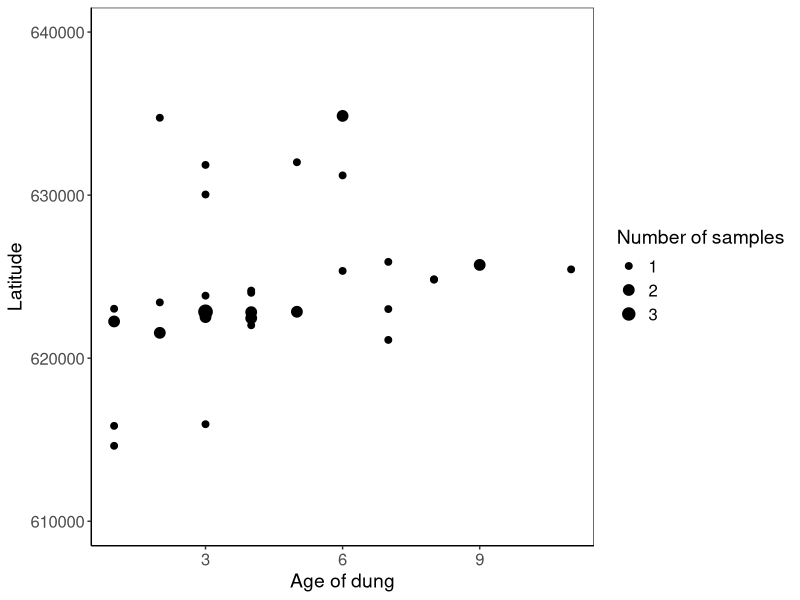
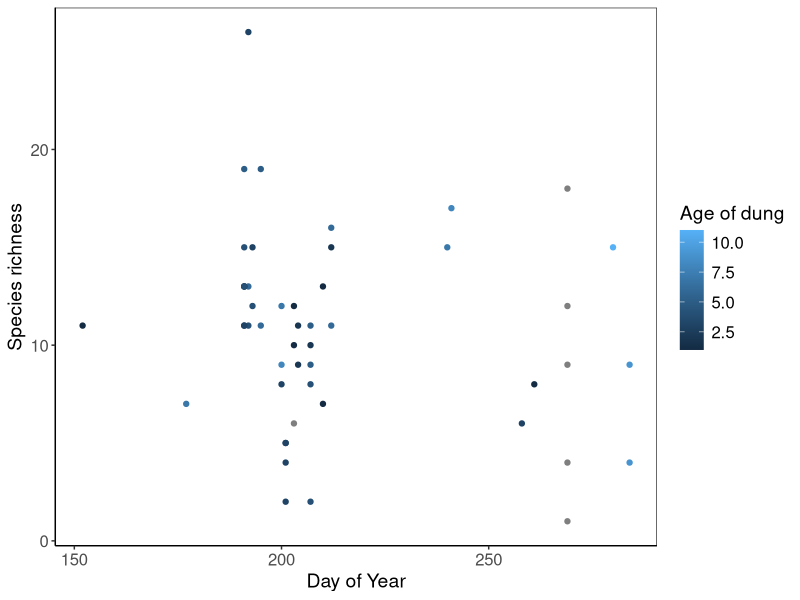
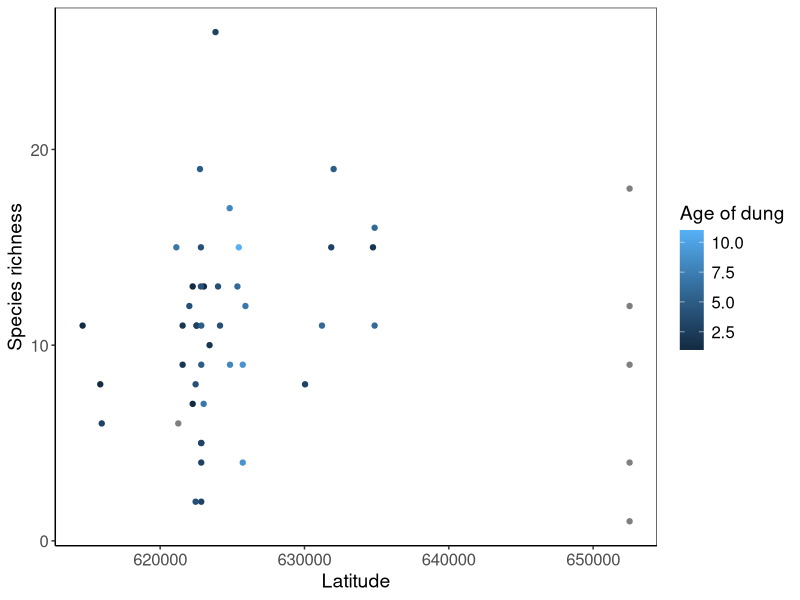
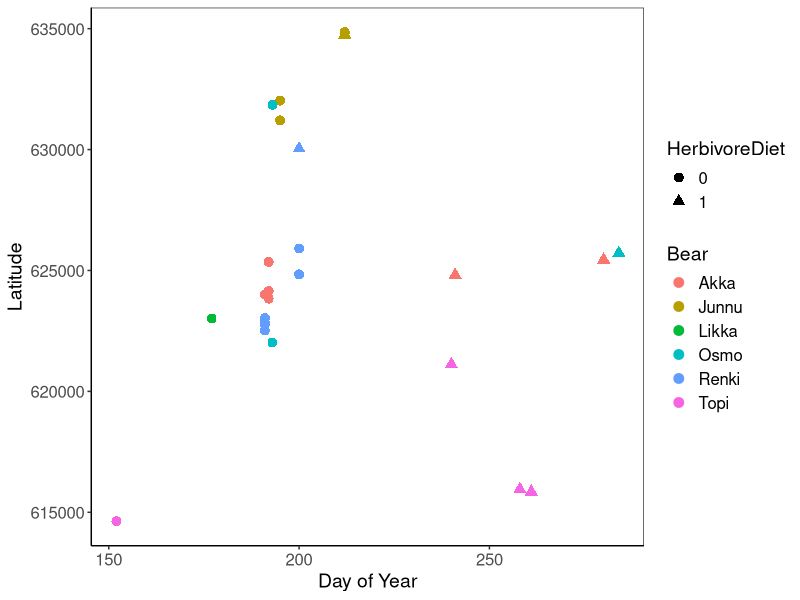
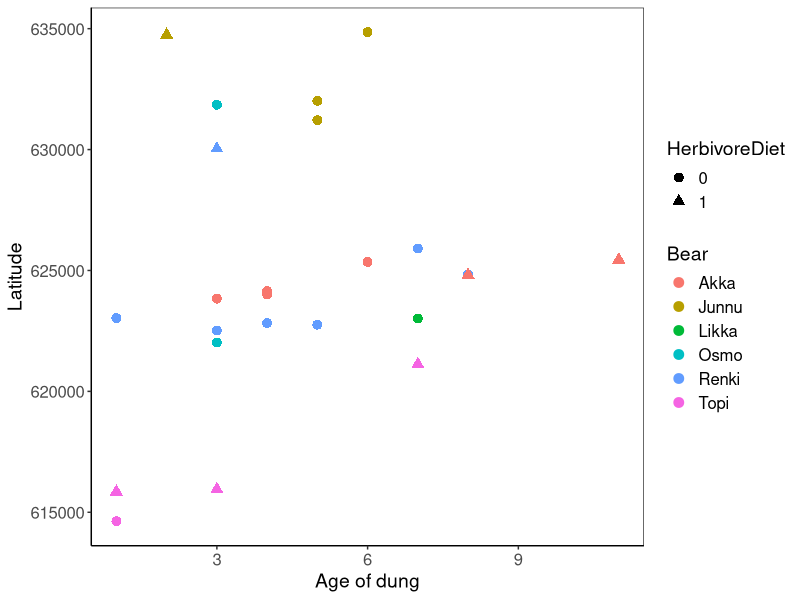
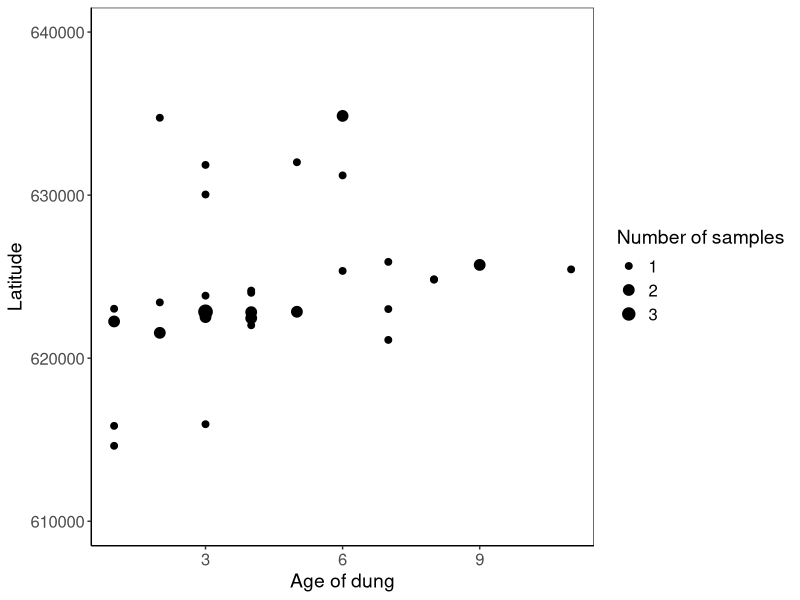
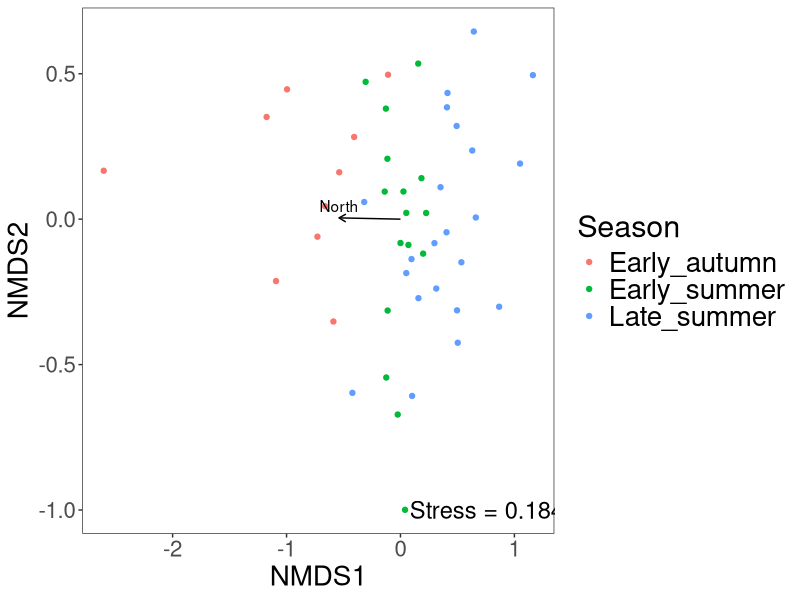

Write the R code that produced these figures, in order.
library(tidyverse)
library(vegan)

df <- read.csv("combined_dataset_bearfeces.csv")

df <- df %>%
  mutate(across(c("Sample", "Bear", "Species"), as.factor))

#Summary plots
#divide Date_2 into one column for DOY
#and another for year

df$date_parsed <- as.Date(df$Date_2, format = "%d.%m.%y")
df$year <- as.numeric(format(df$date_parsed, "%Y"))
df$doy  <- as.numeric(format(df$date_parsed, "%j"))
df$North <- as.numeric(df$North)

df$date_parsed_start <- as.Date(df$Date_1, format = "%d.%m.%y")
df$doy_start  <- as.numeric(format(df$date_parsed_start, "%j"))

df$dung_age <- df$doy - df$doy_start

df$dung_age[is.na(df$dung_age)] <- df$days_old[is.na(df$dung_age)]

df <- df %>%
  mutate(
    herbivory = rowSums(across(c(Diet_Oats, Diet_Blueberries, Diet_Apple,
                                 Diet_Green, Diet_Lingonberries, Diet_Cloudberries,
                                 Diet_Sorbus)), na.rm = TRUE),
    carnivory = rowSums(across(c(Diet_Ants, Diet_Meat, Diet_Pork, Diet_Eggs,
                                 Diet_Moose, Diet_Bees)), na.rm = TRUE)
  )

df$HerbivoreDiet <- ifelse(df$herbivory > 50, 1, 0)

df_bears <- df %>%
  filter(!is.na(Bear), Bear != "")

df_bears$Bear[df_bears$Bear == "Topi/K3"] <- "Topi"

df_bears$HerbivoreDiet <- as.factor(df_bears$HerbivoreDiet) 

data_summary <- ggplot(df_bears, aes(x = doy, y = North, color = Bear)) +
  geom_point(aes(shape = HerbivoreDiet), size = 3) +
  labs(
    x = "Day of Year",
    y = "Latitude"
  ) +
  theme_bw() +
  theme(
    axis.text = element_text(size = 12),
    axis.title.y = element_text(size = 14),
    axis.title.x = element_text(size = 14),
    legend.text = element_text(size = 12),     
    legend.title = element_text(size = 14),
    panel.grid.minor = element_blank(),
    panel.grid.major = element_blank(),
    axis.line.x = element_line(color = "black"),
    axis.line = element_line(color = "black"))

ggsave(data_summary, filename = "bear_datasum.png",
       width = 6.5, height = 5.26 , dpi = 300)

data_summary2 <- ggplot(df_bears, aes(x = days_old, y = North, color = Bear)) +
  geom_point(aes(shape = HerbivoreDiet), size = 3) +
  labs(
    x = "Age of dung",
    y = "Latitude"
  ) +
  theme_bw() +
  theme(
    axis.text = element_text(size = 12),
    axis.title.y = element_text(size = 14),
    axis.title.x = element_text(size = 14),
    legend.text = element_text(size = 12),     
    legend.title = element_text(size = 14),
    panel.grid.minor = element_blank(),
    panel.grid.major = element_blank(),
    axis.line.x = element_line(color = "black"),
    axis.line = element_line(color = "black"))

ggsave(data_summary2, filename = "bear_datasum2.png",
       width = 6.5, height = 5.26 , dpi = 300)

df_summary <- df %>%
  dplyr::group_by(doy, dung_age, North) %>%
  dplyr::summarise(n = dplyr::n_distinct(Sample))

data_summary3 <- ggplot(df_summary, aes(x = dung_age, y = North)) +
  geom_point(aes(size = n)) +
  scale_size_continuous(
    range = c(2, 12),
    breaks = c(1, 2, 3)
  ) +
  labs(
    x = "Age of dung",
    y = "Latitude",
    size = "Number of samples"
  ) +
  theme_bw() +
  theme(
    axis.text = element_text(size = 12),
    axis.title.y = element_text(size = 14),
    axis.title.x = element_text(size = 14),
    legend.text = element_text(size = 12),     
    legend.title = element_text(size = 14),
    panel.grid.minor = element_blank(),
    panel.grid.major = element_blank(),
    axis.line.x = element_line(color = "black"),
    axis.line = element_line(color = "black")) +
  scale_y_continuous(limits = c(610000, 640000))

data_summary3

ggsave(data_summary3, filename = "bear_datasum3.png",
       width = 6.5, height = 5.26 , dpi = 300)


#Calculate species richness and abundance per sample
df_richness <- df %>%
  group_by(Sample, dung_age, North, doy) %>%
  summarize(
  sp_richness = n_distinct(Species),
  abundance = sum(Count)
    )

#Quickplot

ggplot(df_richness, aes(x = doy, y = sp_richness, color = dung_age)) +
  geom_point() +
  labs(
    x = "Day of Year",
    y = "Species richness",
    color = "Age of dung"
  ) +
  theme_bw() +
  theme(
    axis.text = element_text(size = 12),
    axis.title.y = element_text(size = 14),
    axis.title.x = element_text(size = 14),
    legend.text = element_text(size = 12),     
    legend.title = element_text(size = 14),
    panel.grid.minor = element_blank(),
    panel.grid.major = element_blank(),
    axis.line.x = element_line(color = "black"),
    axis.line = element_line(color = "black"))

ggplot(df_richness, aes(x = North, y = sp_richness, color = dung_age)) +
  geom_point() +
  labs(
    x = "Latitude",
    y = "Species richness",
    color = "Age of dung"
  ) +
  theme_bw() +
  theme(
    axis.text = element_text(size = 12),
    axis.title.y = element_text(size = 14),
    axis.title.x = element_text(size = 14),
    legend.text = element_text(size = 12),     
    legend.title = element_text(size = 14),
    panel.grid.minor = element_blank(),
    panel.grid.major = element_blank(),
    axis.line.x = element_line(color = "black"),
    axis.line = element_line(color = "black"))

### Delete non-dung species

df <- df %>% 
  mutate(Species = str_trim(Species)) %>% 
  filter(!Species %in% c(
    "Apion_simile",
    "Cyphon punctipennis",
    "Deporaus betulae",
    "Epuraea sp.",
    "Glischrochilus quadripunctatus",
    "EI KUORIAISIA",
    "Malthodes fuscus",
    "Phloeonomus sjobergi",
    "Strophosoma capitatum",
    "Zyras humeralis",
    "Nicrophorus investigator",
    "Nicrophorus vespilloides",
    "Pterostichus diligens"
  ))
  
#Split doy into spring, summer, autumn ish.
#Split dung age into fresh (1-2 days), intermediate (3-5 days), old (5-8),
#very old 8+

df <- df %>%
  mutate(Season = case_when(
    doy >= 152 & doy < 196  ~ "Early_summer",   #Samples from 1st June - 15th July
    doy >= 197 & doy < 243 ~ "Late_summer", #Samples from 16th of July-1st of sep
    doy >= 244 & doy <= 284 ~ "Early_autumn", #Samples from 1st of sep-11th of October
    TRUE ~ NA_character_
  ))


##Create wide-format df

df_wide <- df %>% 
  select(Sample, North, doy, Season, dung_age, 
         Species, Count) %>% 
  pivot_wider(
    names_from = Species,
    values_from = Count,
    values_fn = sum
  )

#remove rows with no species
df_wide <- df_wide %>%
  mutate(across(5:110, ~ replace_na(.x, 0)))
df_wide$rowsum <- rowSums(df_wide[,5:109])
df_wide <- df_wide[df_wide$rowsum != 0, ]

####permanova
df_clean <- df_wide %>%
  select(-rowsum) %>% 
  filter(!is.na(dung_age),
         !is.na(North),
         !is.na(doy),
         !is.na(Season))

meta_df <- df_clean[,1:5]
species_df <- df_clean[,6:110] 

##Permanova
dist_matrix <- vegdist(species_df, method = "jaccard", binary = TRUE)

Permanova_mod <- adonis2(species_df ~ dung_age + North * Season, 
                         data=df_clean,
                         permutations=999,
                         method = "jaccard",
                         binary = TRUE)

#Check assumption of homogeneity of multivariate dispersion
anova(betadisper(dist_matrix, df_clean$dung_age))

Permanova_mod

NMDS_mod <- metaMDS(species_df, distance = "jaccard", k = 2, trymax = 1000)
# Run twice to avoid local optimum.
NMDS_mod <- metaMDS(species_df, distance = "jaccard", k = 2, trymax = 1000, 
                    previous.best = NMDS_mod)

#extract the site scores
datascores = as.data.frame(scores(NMDS_mod)$sites)  
datascores$doy = df_clean$doy
datascores$Season = df_clean$Season
datascores$North = df_clean$North
datascores$dung_age = df_clean$dung_age

#Add environmental variables
env <- envfit(NMDS_mod,
              df_clean[, c("Season", "North")],
              permutations = 999)

ef <- as.data.frame(env$vectors$arrows * sqrt(env$vectors$r))
ef$variable <- rownames(ef)

nmds_plot <- ggplot(datascores, aes(NMDS1, NMDS2, color = Season)) +
  geom_point() +
  geom_segment(data = ef,
               aes(x = 0, y = 0,
                   xend = NMDS1,
                   yend = NMDS2),
               inherit.aes = FALSE,
               arrow = arrow(length = unit(0.2, "cm"))) +
  geom_text(data = ef,
            aes(x = NMDS1, y = NMDS2, label = variable),
            inherit.aes = FALSE,
            vjust = -0.5) +
  theme_bw() +
  theme(legend.position="right",
        legend.text=element_text(size=20),
        legend.title=element_text(size=22),
        legend.direction='vertical',
        axis.title.x = element_text(size = 20),
        axis.title.y = element_text(size = 20),
        axis.text = element_text(size = 16),
        panel.grid.minor = element_blank(), 
        panel.grid.major = element_blank()) + 
  annotate("text", x = max(datascores$NMDS1), 
           y = min(datascores$NMDS2), 
           label = paste("Stress =", round(NMDS_mod$stress, 3)), 
           hjust = 0.8, vjust = 0.5, size = 6)

ggsave(nmds_plot, filename = "nmds_plot.png", dpi = 300,
       height = 5.26, width = 6.5)
